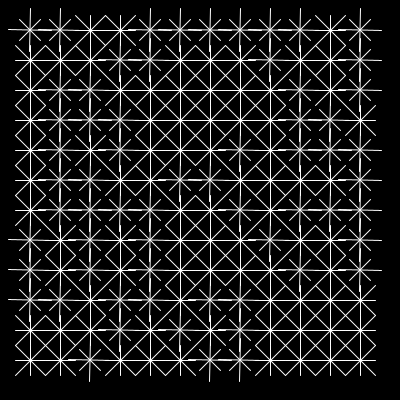
Frame 1 (no input)
Frame 60 (the mouse pressed at the canvas centre just before this capture): identical to frame 1, image omitted
Frame 120 (the mouse held since frame 60 and released just before this capture): identical to frame 1, image omitted

The Processing sketch that drew this single still picture (run headless with seeded random() and noise(); from frame 60 on, the mouse is pressed at the canvas centre):

// Processing sketch: Fonction_03
// ── Fonction_03.pde
///////////////////////////////////////////
/*
 ++++++++++++++++++++++++++++++++++++++++++
 SYSTÈMES GRAPHIQUES 0.5 (2012)
 AN INTRODUCTORY COURSE TO CREATIVE 
 CODING FOR GRAPHIC DESIGN STUDENTS.
 
 IMPLEMENTED BY THE FREE ART BUREAU 
 www.freeartbureau.org
 ++++++++++++++++++++++++++++++++++++++++++
 LES BASES : FONCTIONS
 SKETCH : FONCTION_03
 PARENT SKETCH : FONCTION_02
 TYPE : STATIQUE
 */
/////////////////////////// GLOBALS ////////////////////////////


/////////////////////////// SETUP ////////////////////////////

void setup() {
  size(400, 400);
  background(0);
  smooth();
  stroke(255);
  strokeWeight(1);
}

/////////////////////////// DRAW ////////////////////////////
void draw() {
  background(0);
  randomSeed(1);//Cette fonction permet de générer la même suite de chiffres aléatoires.

  for (int xPos=30; xPos<width-20; xPos+=30) {
    for (int yPos=30; yPos<height-20; yPos+=30) {
      
      int rVal = (int)random(0,2); // Créer une variable aléatoire entre 0 & 1
      //Attention: random() retourne une valeur décimale. Nous donc convertisons en int.
      
      //Si rVal retourne la valeur 0, on exécute ce bloc de code.
      if(rVal == 0) {
      pushMatrix();
      translate(xPos, yPos);
      star();
      popMatrix();
    }
    
    //Si rVal retourne la valeur 1, on exécute ce bloc de code.
    if(rVal == 1) {
       pushMatrix();
      translate(xPos, yPos);
      rotate(radians(45)); //Avec une rotation de 45 degré.
      star();
      popMatrix();
    }
  }
}
}

/////////////////////////// FUNCTIONS ////////////////////////////
void star() {
  line(-15, -15, 15, 15);
  line(15, -15, -15, 15);
  line(-15, 0, 15, 0);
  line(0, -15, 0, 15);
}
